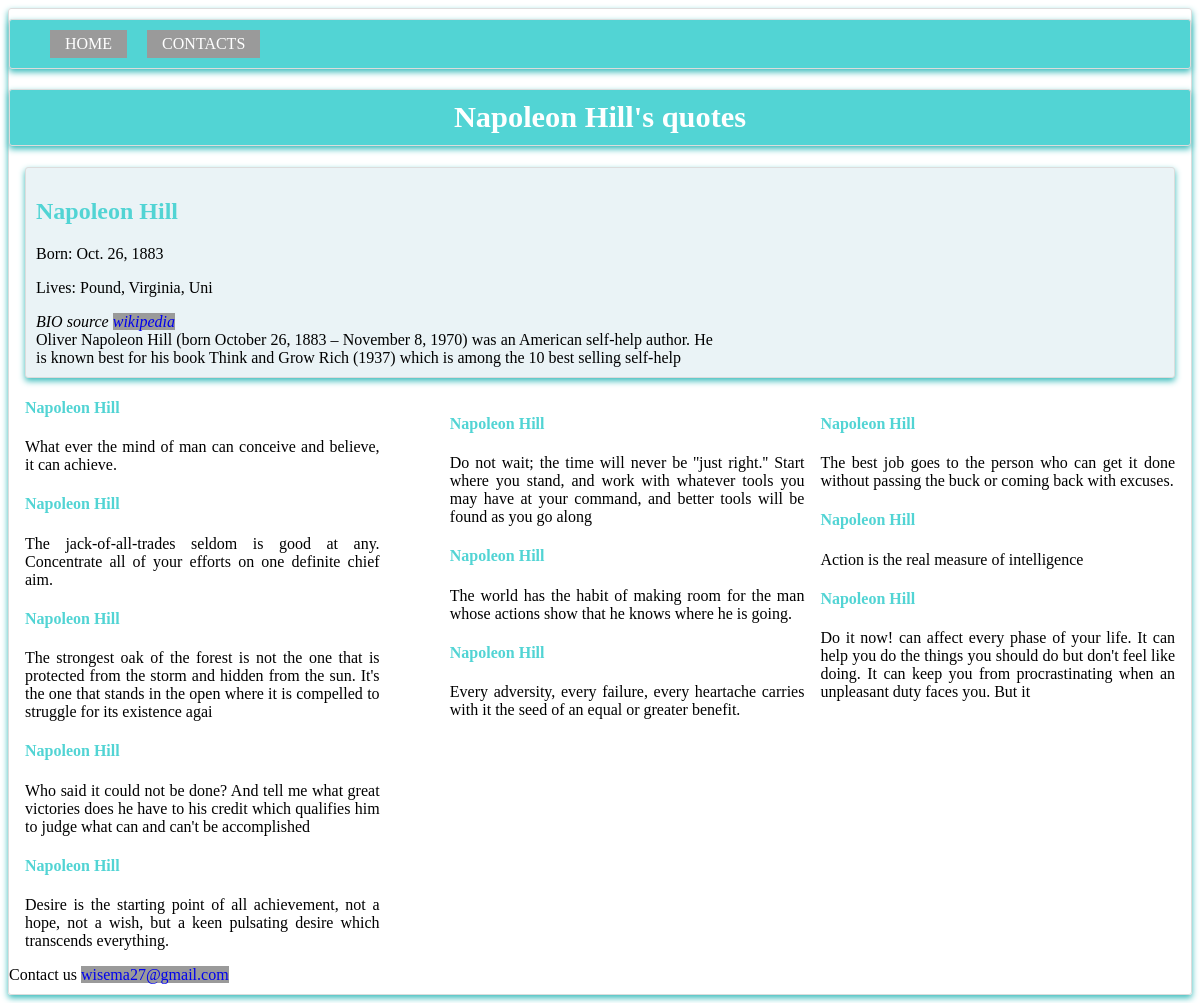
The app's page /17/five/ with its own data.
### blog/models.py (models this page shows, shortened)
class Post(models.Model):
	name = models.CharField(max_length = 300)
	DOB = models.DateField()
	known = models.TextField()
	lives = models.TextField()

class Quotes(models.Model):
	quote = models.ForeignKey(Post, on_delete=models.CASCADE)
	quotes = models.TextField()
	name = models.CharField(blank=True, default='', max_length=200)

### blog/views.py (the view)
# urls.py: path('<int:pk>/five/', views.five, name='five'),
def five(request, pk):
	posts = get_object_or_404(Post, id=pk)
	email = 'wisema27@gmail.com'
	return render(request, 'blog/five.html', {'posts':posts, 'email':email})

### blog/templates/blog/five.html (shortened to what this page needs)
{% load static %}
<!DOCTYPE html>
<html>
<head>
	<link type="text/css" rel="stylesheet" href="{% static 'blog/pages.css' %}"
	media="screen and (min-width: 600px)">
	<link type="text/css" href="{% static 'blog/medium.css' %}" rel="stylesheet"
	media="screen and (max-width: 600px)">
</head>
<body>
<div class="site-container">
	<ul class="nav">
		<li><a href="{% url 'blog:index' %}">HOME</a></li>
		<li ><a href="#contact">CONTACTS</a></li>
	</ul>
<h1 class="top">{{posts.name}}'s quotes</h1>
<div class="parta">
<div class="b">
<h2>{{posts.name}}</h2>
<p>Born: {{posts.DOB}}</p>
<p>Lives: {{posts.lives|slice:":20"}}</p>
<em class='text'>BIO source <a href="https://en.wikipedia.org/wiki/Napoleon_Hill" target="_blank">wikipedia</a></em><br>
{{posts.known|slice:":200"}}
<br>
</div>
</div>
<div class="c">
{% for quot in posts.quotes_set.all|slice:":3" %}
<h4>{{posts.name}}</h4>
<p>{{quot.quotes|slice:":200"}}</p>
{% endfor %}
</div>
<div class="d">
{% for quot in posts.quotes_set.all|slice:"3:6" %}
<h4>{{posts.name}}</h4>
<p>{{quot.quotes|slice:":200"}}</p>
{% endfor %}
</div>
<div class="e">
{% for quot in posts.quotes_set.all|slice:"6:11" %}
<h4>{{posts.name}}</h4>
<p>{{quot.quotes|slice:":200"}}</p>
{% endfor %}
</div>
<div id="contact">Contact us {{email|urlize}}</div>
</div>
</body>
</html>

### blog/static/blog/pages.css (style rules this page uses)
.top { font-size: 190%; background-color: #52d4d4; border-radius: 3px; border: 1px solid gainsboro; box-shadow: 0 3px 6px #38bbbb; text-align: center; color: white; padding-top: 10px; padding-bottom: 10px; }
.parta { border-radius: 3px; border: 1px solid gainsboro; box-shadow: 0 3px 6px #38bbbb; padding: 10px; color: #000000; flex: 0 1 200px; margin: 1em; background-color: #eaf3f6; }
.b { width: 60%; text-align: justify; margin-right: 1em; color: #000000; }
.c { width: 30%; float: right; text-align: justify; margin-right: 1em; color: #000000; clear: right; }
.d { width: 30%; float: right; margin-right: 1em; text-align: justify; color: #000000; }
.e { width: 30%; margin-left: 1em; text-align: justify; color: #000000; margin-right: 4em; }
.site-container { color: #000000; border-radius: 3px; border: 1px solid gainsboro; box-shadow: 0 3px 6px #38bbbb; padding-top: 10px; padding-bottom: 10px; font-size: 80%; font:sans-serif; font-size: 1em; }
.nav { background-color: #52d4d4; border-radius: 3px; border: 1px solid gainsboro; box-shadow: 0 3px 6px #38bbbb; color: #ffff; padding-top: 10px; padding-bottom: 10px; margin-top: 0px; }
ul.nav { list-style-type: none; }
.nav li { display: inline; }
.nav a { display: inline-block; padding: 5px 15px 5px 15px; background-color: #9a9a9a; text-decoration: none; color: #ffff; margin-right: 1em; }
a { text-decoration: none; background-color: #9a9a9a; }
h4, h2 { color: #52d4d4; }

### blog/static/blog/medium.css (style rules this page uses)
.nav { background-color: #52d4d4; border-radius: 3px; border: 1px solid gainsboro; box-shadow: 0 3px 6px #38bbbb; color: #ffff; padding-top: 10px; padding-bottom: 10px; margin-top: 0px; }
ul.nav { list-style-type: none; }
.nav li { display: inline; }
.nav a { display: inline-block; padding: 5px 15px 5px 15px; background-color: #9a9a9a; text-decoration: none; color: #ffff; margin-right: 1em; }
a { text-decoration: none; background-color: #9a9a9a; }
.top { font-size: 190%; background-color: #52d4d4; border-radius: 3px; border: 1px solid gainsboro; box-shadow: 0 3px 6px #38bbbb; text-align: center; color: white; padding-top: 10px; padding-bottom: 10px; }
.parta { border-radius: 3px; border: 1px solid gainsboro; box-shadow: 0 3px 6px #38bbbb; padding-top: 10px; padding-bottom: 10px; color: #000000; margin: 2%; background-color: #eaf3f6; }
.b { width:auto; text-align: justify; margin-right: 1em; color: #00000; margin: 2%; padding: 2%; }
.c { text-align: justify; margin: 1em; color: #000000; }
.d { margin: 1em; text-align: justify; color: #000000; }
.e { margin: 1em; text-align: justify; color: #000000; }
.site-container { color: #000000; border-radius: 3px; border: 1px solid gainsboro; box-shadow: 0 3px 6px #38bbbb; padding-top: 10px; padding-bottom: 10px; font-size: 100%; font:sans-serif; font-size: 1em; }
h4, h2 { color: #52d4d4; }

### records on screen
Post: name "Napoleon Hill", DOB "Oct. 26, 1883", lives "Pound, Virginia, Uni", known "Oliver Napoleon Hill (born October 26, 1883 – November 8, 1970) was an American self-help author. He is known best for his book Think and Grow Rich (1937) which is among the 10 best selling self-help"
Quotes: quotes "The best job goes to the person who can get it done without passing the buck or coming back with excuses."
Quotes: quotes "Action is the real measure of intelligence"
Quotes: quotes "Do it now! can affect every phase of your life. It can help you do the things you should do but don't feel like doing. It can keep you from procrastinating when an unpleasant duty faces you. But it"
Quotes: quotes "Do not wait; the time will never be ''just right.'' Start where you stand, and work with whatever tools you may have at your command, and better tools will be found as you go along"
Quotes: quotes "The world has the habit of making room for the man whose actions show that he knows where he is going."
Quotes: quotes "Every adversity, every failure, every heartache carries with it the seed of an equal or greater benefit."
Quotes: quotes "What ever the mind of man can conceive and believe, it can achieve."
Quotes: quotes "The jack-of-all-trades seldom is good at any. Concentrate all of your efforts on one definite chief aim."
Quotes: quotes "The strongest oak of the forest is not the one that is protected from the storm and hidden from the sun. It's the one that stands in the open where it is compelled to struggle for its existence agai"
Quotes: quotes "Who said it could not be done? And tell me what great victories does he have to his credit which qualifies him to judge what can and can't be accomplished"
Quotes: quotes "Desire is the starting point of all achievement, not a hope, not a wish, but a keen pulsating desire which transcends everything."

### other values on screen
{{ email|urlize }} "wisema27@gmail.com"
